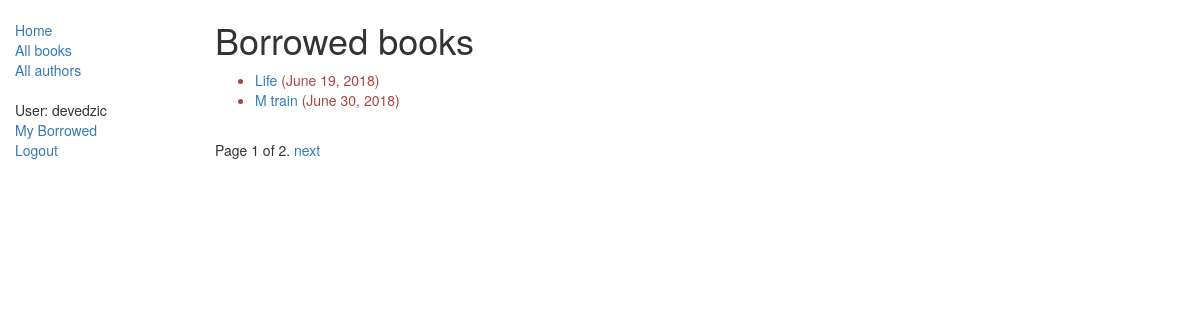
/catalog/mybooks/ (signed in), run on the app's committed database.
### catalog/models.py (models this page shows, shortened)
class BookInstance(models.Model):
    id = models.UUIDField(primary_key=True, default=uuid.uuid4,
                          help_text="Unique ID for this particular book across whole library")
    book = models.ForeignKey('Book', on_delete=models.SET_NULL, null=True)
    imprint = models.CharField(max_length=200)
    due_back = models.DateField(null=True, blank=True)
    LOAN_STATUS = (
        ('m', 'Maintenance'),
        ('o', 'On loan'),
        ('a', 'Available'),
        ('r', 'Reserved'),
    )
    status = models.CharField(max_length=1, choices=LOAN_STATUS, blank=True, default='m', help_text='Book availability')
    borrower = models.ForeignKey(User, on_delete=models.SET_NULL, null=True, blank=True)
    @property
    def is_overdue(self):
        if self.due_back and date.today() > self.due_back:
            return True
        return False
    class Meta:
        ordering = ["due_back"]         # the default ordering of records returned when you query the model type
        permissions = (("can_mark_returned", "Set book as returned"),)  # added at a later stage (for librarians)

class Book(models.Model):
    title = models.CharField(max_length=200)
    author = models.ForeignKey('Author', on_delete=models.SET_NULL, null=True)
    summary = models.TextField(max_length=1000, help_text='Enter a brief description of the book')
    isbn = models.CharField('ISBN', max_length=13,
                            help_text='13 Character <a href="https://www.isbn-international.org/content/what-isbn">ISBN number</a>')
    genre = models.ManyToManyField(Genre, help_text='Select a genre for this book')
    language = models.ForeignKey('Language', on_delete=models.SET_NULL, null=True)
    def display_genre(self):
        """
        Creates a string for the Genre. This is required to display genre in Admin.
        """
        return ', '.join([ genre.name for genre in self.genre.all()[:3] ])
    display_genre.short_description = 'Genre'   # short_description is the attribute of display_genre(), defined right here

### catalog/views.py (the view)
# urls.py: path('mybooks/', views.LoanedBooksByUserListView.as_view(), name='my-borrowed'),
class LoanedBooksByUserListView(LoginRequiredMixin, generic.ListView):
    model = BookInstance
    template_name = 'catalog/bookinstance_list_borrowed_user.html'
    paginate_by = 2
    def get_queryset(self):
        return BookInstance.objects.filter(borrower=self.request.user).filter(status__exact='o').order_by('due_back')

### templates/catalog/bookinstance_list_borrowed_user.html
{% extends "base_generic.html" %}
{% block content %}
    <h1>Borrowed books</h1>
    {% if bookinstance_list %}
        <ul>
          {% for bookinst in bookinstance_list %}
              <li class="{% if bookinst.is_overdue %}text-danger{% endif %}">
                <a href="{% url 'book-detail' bookinst.book.pk %}">{{bookinst.book.title}}</a> ({{ bookinst.due_back }})
              </li>
          {% endfor %}
        </ul>
    {% else %}
        <p>There are no books borrowed.</p>
    {% endif %}
{% endblock %}

### templates/base_generic.html (shortened to what this page needs)
<!DOCTYPE html>
<html lang="en">
<head>
  <link rel="stylesheet" href="https://maxcdn.bootstrapcdn.com/bootstrap/3.3.7/css/bootstrap.min.css">
  {% load static %}
  <link rel="stylesheet" href="{% static 'css/styles.css' %}">
</head>
<body>
  <div class="container-fluid">
    <div class="row">
      <div class="col-sm-2">
          {% block sidebar %}
              <ul class="sidebar-nav">
                  <li><a href="{% url 'index' %}">Home</a></li>
                  <li><a href="{% url 'books' %}">All books</a></li>
                  <li><a href="{% url 'authors' %}">All authors</a></li>
              </ul>
              <ul class="sidebar-nav">
                   {% if user.is_authenticated %}
                     <li>User: {{ user.get_username }}</li>
                     <li><a href="{% url 'my-borrowed' %}">My Borrowed</a></li>
                     <li><a href="{% url 'logout'%}?next={{request.path}}">Logout</a></li>
                   {% else %}
                     <li><a href="{% url 'login'%}?next={{request.path}}">Login</a></li>
                   {% endif %}
              </ul>
          {% endblock %}
      </div>
      <div class="col-sm-10 ">
          {% block content %}{% endblock %}
          {% block pagination %}
              {% if is_paginated %}
                  <div class="pagination">
                      <span class="page-links">
                          <span class="page-current">
                              Page {{ page_obj.number }} of {{ page_obj.paginator.num_pages }}.
                          </span>
                          {% if page_obj.has_next %}
                              <a href="{{ request.path }}?page={{ page_obj.next_page_number }}">next</a>
                          {% endif %}
                      </span>
                  </div>
              {% endif %}
          {% endblock %}
      </div>
    </div>
  </div>
</body>
</html>

### catalog/static/css/styles.css (style rules this page uses)
.sidebar-nav { margin-top: 20px; padding: 0; list-style: none; }

### data on the page
BookInstance: book "Life", due_back "June 19, 2018"
BookInstance: book "M train", due_back "June 30, 2018"

### other printed values
{{ user.get_username }} "devedzic"
{{ page_obj.number }} "1"
{{ page_obj.paginator.num_pages }} "2"
